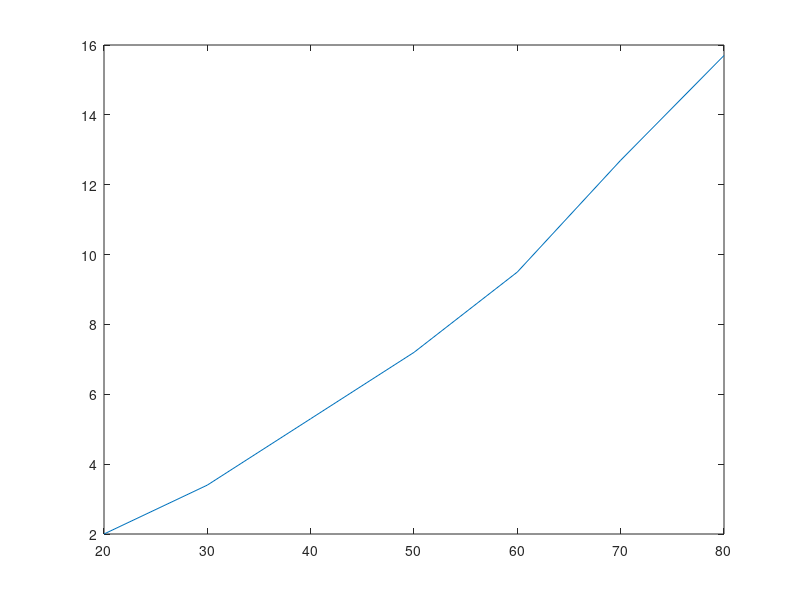

This chart was generated by the following MATLAB code:
values = [20,30,40,50,60,70,80;2,3.4,5.3,7.2,9.5,12.7,15.7]

p = polyfit(values(1, :), values(2,:), 2)

plot(values(1,:), values(2,:))